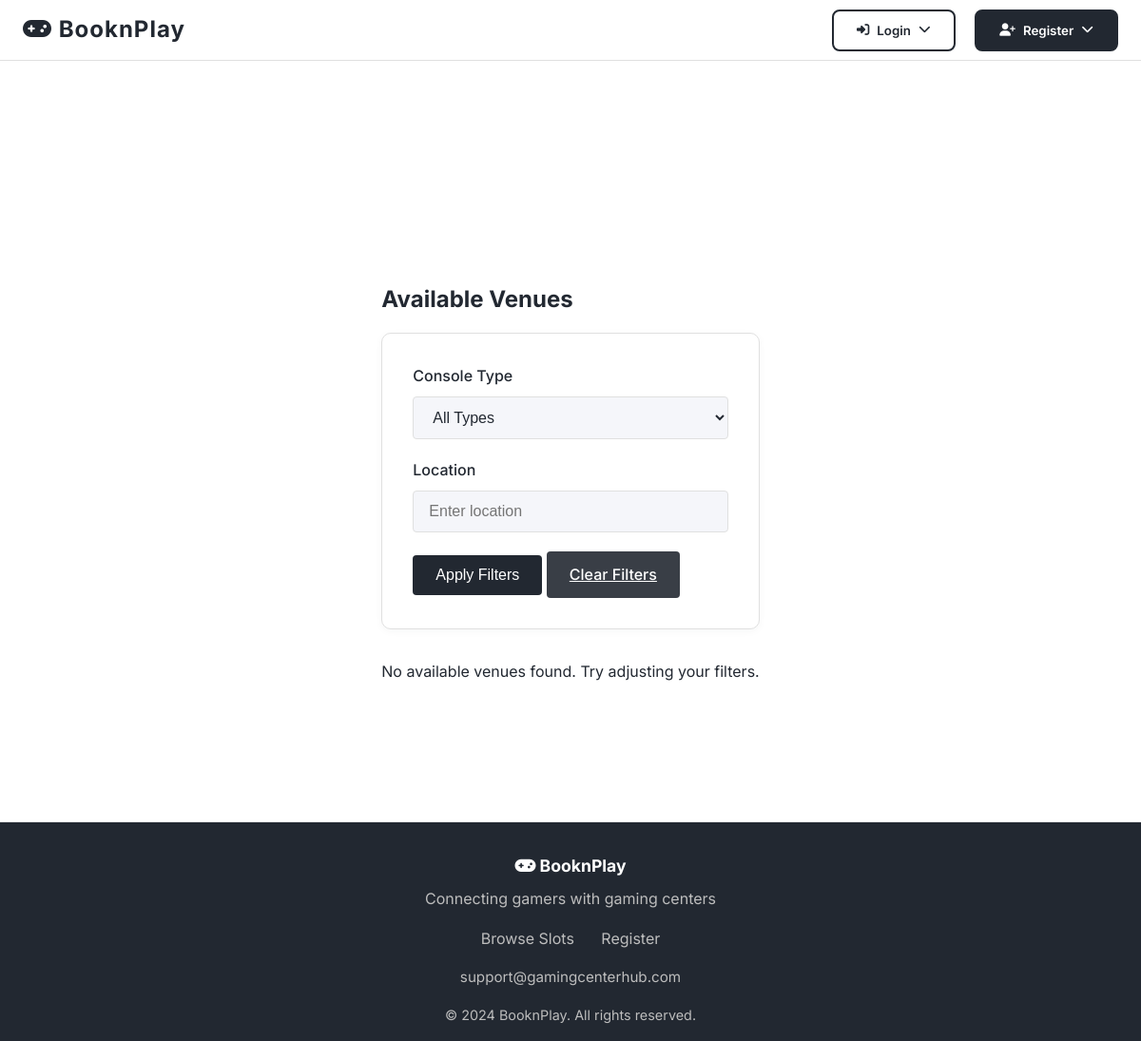
/available_slots, run on an earlier commit of the app's database.
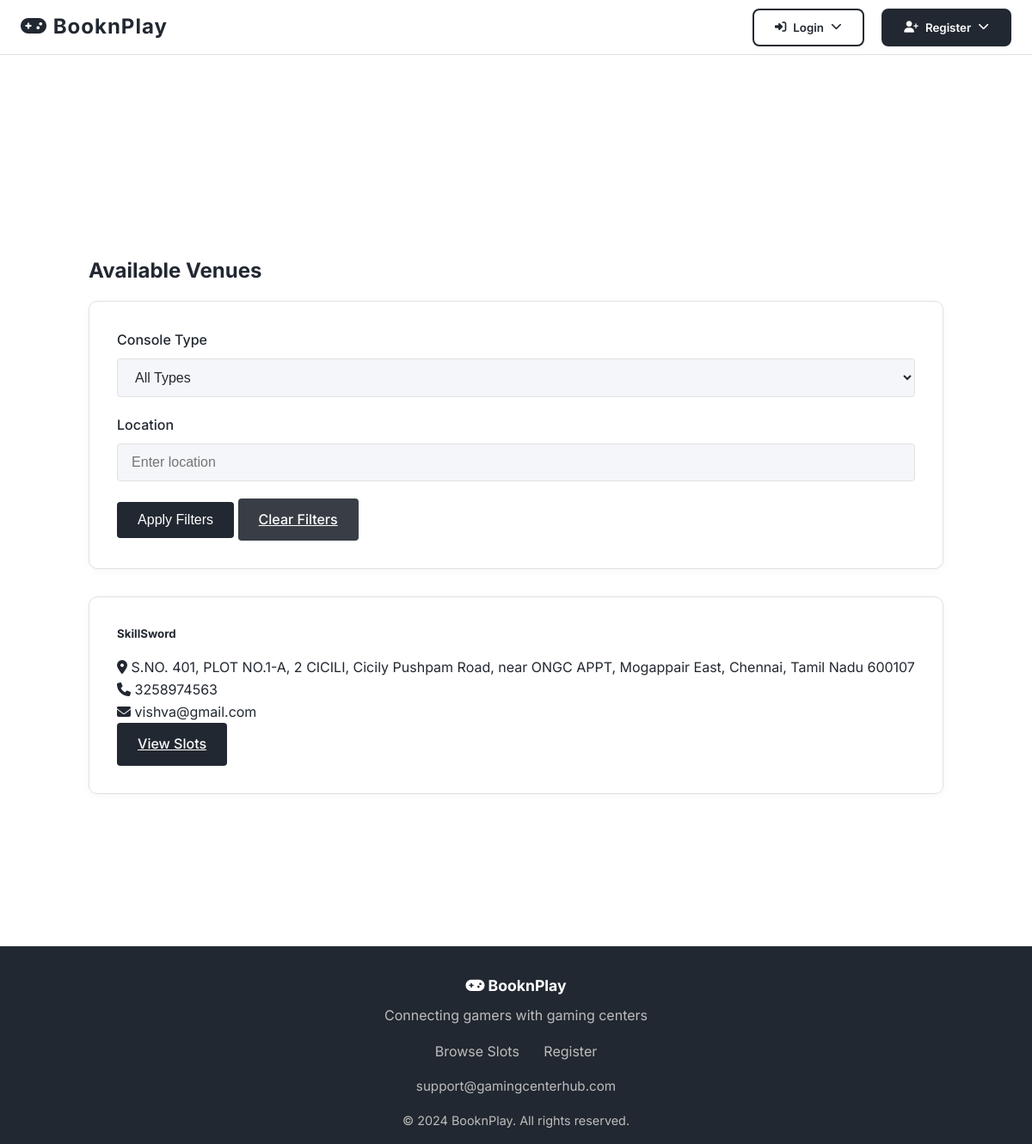
And on a later commit of the database.
### models.py (models this page shows, shortened)
class Owner(UserMixin, db.Model):
    __tablename__ = 'owners'
    id = db.Column(db.Integer, primary_key=True)
    username = db.Column(db.String(80), unique=True, nullable=False)
    email = db.Column(db.String(120), unique=True, nullable=False)
    password_hash = db.Column(db.String(256), nullable=False)
    phone = db.Column(db.String(20), nullable=False)
    gaming_center_name = db.Column(db.String(200), nullable=False)
    address = db.Column(db.Text, nullable=False)
    active = db.Column(db.Boolean, default=True)
    created_at = db.Column(db.DateTime, default=datetime.utcnow)
    latitude = db.Column(db.Float, nullable=True)
    longitude = db.Column(db.Float, nullable=True)
    consoles = db.relationship('Console', backref='owner', lazy=True, cascade='all, delete-orphan')

### routes.py (the view)
@app.route('/available_slots')
def available_slots():
    console_type = request.args.get('console_type', '')
    location = request.args.get('location', '')
    query = Owner.query.join(Console).join(TimeSlot).filter(
        TimeSlot.is_booked == False,
        TimeSlot.start_time > datetime.now(),
        Console.is_available == True
    )
    if console_type:
        query = query.filter(Console.console_type == console_type)
    if location:
        query = query.filter(Owner.address.contains(location))
    query = query.distinct()
    owners = query.all()
    console_types = db.session.query(Console.console_type).distinct().all()
    console_types = [ct[0] for ct in console_types]
    return render_template('available_slots.html',
                         owners=owners,
                         console_types=console_types,
                         current_filters={
                             'console_type': console_type,
                             'location': location
                         })

### templates/available_slots.html (shortened to what this page needs)
{% extends "base.html" %}
{% block content %}
<section class="available-venues" style="padding: 2rem 0;">
    <div class="container">
        <h1 class="text-center mb-4">Available Venues</h1>
        <div class="card mb-4">
            <div class="card-body">
                <form method="get" class="row g-3">
                    <div class="col-md-4">
                        <label for="console_type" class="form-label">Console Type</label>
                        <select name="console_type" id="console_type" class="form-select">
                            <option value="">All Types</option>
                        </select>
                    </div>
                    <div class="col-md-4">
                        <label for="location" class="form-label">Location</label>
                        <input type="text" name="location" id="location" class="form-control" placeholder="Enter location" value="{{ current_filters.location }}">
                    </div>
                    <div class="col-12 text-center">
                        <button type="submit" class="btn btn-primary">Apply Filters</button>
                        <a href="{{ url_for('available_slots') }}" class="btn btn-secondary">Clear Filters</a>
                    </div>
                </form>
            </div>
        </div>
        <div class="row">
            {% if owners %}
                {% for owner in owners %}
                <div class="col-md-6 col-lg-4 mb-4">
                    <div class="card h-100">
                        <div class="card-body">
                            <h5 class="card-title">{{ owner.gaming_center_name }}</h5>
                            <div class="mb-2">
                                <i class="fas fa-map-marker-alt"></i> {{ owner.address }}
                            </div>
                            <div class="mb-2">
                                <i class="fas fa-phone"></i> {{ owner.phone }}
                            </div>
                            <div class="mb-2">
                                <i class="fas fa-envelope"></i> {{ owner.email }}
                            </div>
                            <a href="{{ url_for('center_slots', owner_id=owner.id) }}" class="btn btn-primary w-100">View Slots</a>
                        </div>
                    </div>
                </div>
                {% endfor %}
            {% else %}
                <div class="col-12">
                    <div class="alert alert-info text-center">
                        No available venues found. Try adjusting your filters.
                    </div>
                </div>
            {% endif %}
        </div>
    </div>
</section>
{% endblock %}

What changed in the data, as far as the page shows it:
now on this page (row edited): Owner: gaming_center_name "SkillSword", address "S.NO. 401, PLOT NO.1-A, 2 CICILI, Cicily Pushpam Road, near ONGC APPT, Mogappair East, Chennai, Tamil Nadu 600107", phone "3258974563", email "vishva@gmail.com"
Also different on the page:
text no longer shown: "No available venues found. Try adjusting your filters."
